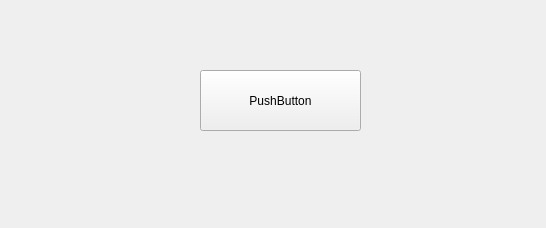
<?xml version="1.0" encoding="UTF-8"?>
<ui version="4.0">
 <class>loginWindow</class>
 <widget class="QWidget" name="loginWindow">
  <property name="geometry">
   <rect>
    <x>0</x>
    <y>0</y>
    <width>546</width>
    <height>228</height>
   </rect>
  </property>
  <property name="windowTitle">
   <string>Form</string>
  </property>
  <widget class="QPushButton" name="pushButton">
   <property name="geometry">
    <rect>
     <x>200</x>
     <y>70</y>
     <width>161</width>
     <height>61</height>
    </rect>
   </property>
   <property name="text">
    <string>PushButton</string>
   </property>
  </widget>
 </widget>
 <resources/>
 <connections/>
</ui>
